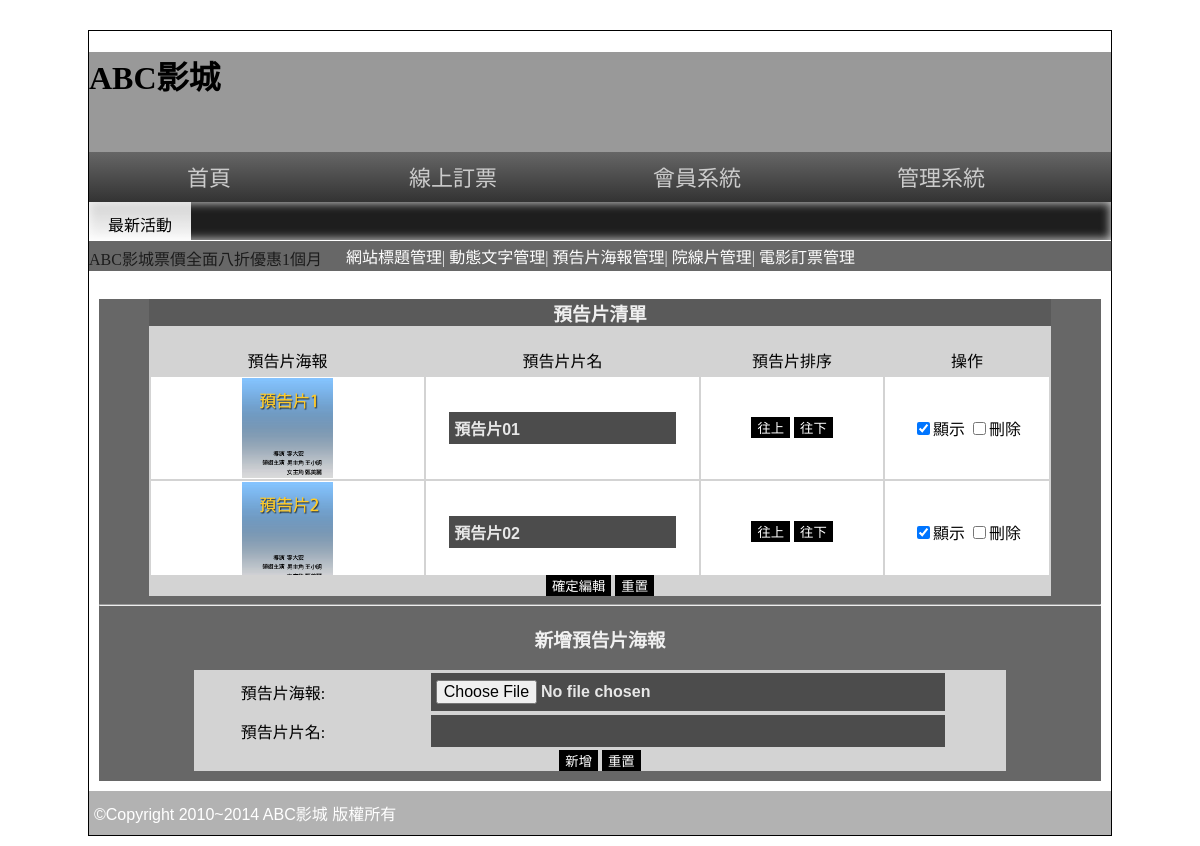
Page /admin.php?do=poster on the committed database.
### tables this page shows
CREATE TABLE `poster` (
  `id` int(10) UNSIGNED NOT NULL,
  `name` text NOT NULL,
  `img` text NOT NULL,
  `no` int(10) UNSIGNED NOT NULL,
  `display` int(1) UNSIGNED NOT NULL
);

### api/db.php (called while the page is built, shortened)
<?php
class myDB{
    private $host = "localhost";
    private $charset = "utf8";
    private $dbname = "db15_3";
    private $user = "root";
    private $password = "";
    private $table;
    function __construct($table){
        $this->table = $table;
    }
    function dbLogin(){
        $dsn = "mysql:host=$this->host; charset=$this->charset; dbname=$this->dbname;";
        return new PDO($dsn, $this->user, $this->password);
    }
    function searchAll($target=[], $option=""){
        $pdo = $this->dbLogin();
        $sql = "select * from `$this->table`";
        if(strlen($option) > 0) $sql = "$sql $option";
        return $pdo->query($sql)->fetchAll(PDO::FETCH_ASSOC);
    }
}
?>

### back/poster.php (the view, shortened to what this page needs)
<div class="rb" style="padding-bottom: 10px;">
    <div class="ts lg">
        <div class="ct rb">
            <h3>預告片清單</h3>
        </div>
        <form action="./api/update_poster.php" method="post">
            <table class="all ct" style="color: black;">
                <tr>
                    <td style="width: 30%;">預告片海報</td>
                    <td style="width: 30%;">預告片片名</td>
                    <td style="width: 20%;">預告片排序</td>
                    <td style="width: 18%;">操作</td>
                </tr>
            </table>
            <div class="poster-list">
                <table class="all ct">
                    <?php
                    $posters = $Poster->searchAll([], "order by `no` asc");
                    foreach($posters as $index=>$poster){
                    ?>
                    <tr class="wh items" data-id="<?=$poster['id']?>">
                        <td style="width: 30%;">
                            <img class="poster" src="./img/<?=$poster['img']?>">
                        </td>
                        <td style="width: 30%;">
                            <input type="text" name="name[]" value="<?=$poster['name']?>" style="width: 80%;">
                        </td>
                        <td style="width: 20%;">
                            <input class="switch-btn" type="button" value="往上" data-id="<?=$poster['id']?>" data-target="<?=$index==0?0:$index-1?>">
                            <input class="switch-btn" type="button" value="往下" data-id="<?=$poster['id']?>" data-target="<?=$index==count($posters)-1?count($posters)-1:$index+1?>">
                        </td>
                        <td style="width: 18%;">
                            <input type="checkbox" name="display[]" value="<?=$poster['id']?>" <?=$poster['display']==1?"checked":""?>>顯示
                            <input type="checkbox" name="del[]" value="<?=$poster['id']?>">刪除
                        </td>
                    </tr>
                    <?php
                    }
                    ?>
                </table>
            </div>
            <div class="ct">
                <input type="submit" value="確定編輯">
                <input type="reset" value="重置">
            </div>
        </form>
    </div>
    <hr>
    <div class="ts">
        <div class="ct">
            <h3>新增預告片海報</h3>
        </div>
        <div class="ts lg">
            <form action="./api/add_poster.php" method="post" enctype="multipart/form-data">
                <table class="all ct" style="color: black;">
                    <tr>
                        <td>預告片海報:</td>
                        <td><input type="file" name="file" style="width: 80%;"></td>
                    </tr>
                    <tr>
                        <td>預告片片名:</td>
                        <td><input type="text" name="name" style="width: 80%;"></td>
                    </tr>
                </table>
                <div class="ct">
                    <input type="submit" value="新增">
                    <input type="reset" value="重置">
                </div>
            </form>
        </div>
    </div>
</div>

### css/css.css (style rules this page uses)
body { background:url(../icon/b.png); font-family:微軟正黑體; }
input[type='text'],input[type='file'],input[type='password'],textarea,.button { width:200px; font-size:16px; padding:7px 5px 7px 5px; background:#4C4C4C; color:#E7E7E7; border:none; font:Open Sans,'微軟正黑體'; font-weight:600; }
input[type='button'],input[type='submit'],input[type='reset'],button,.button { background:#000; color:#fff; border:none; cursor:pointer; text-decoration:none; }
.ct { text-align:center; }
.all { width: 100%; }
.rb { background:rgba(39,39,39,0.7); color:rgba(255,255,255,0.9); }
.ts { width:90%; margin-left:auto; margin-right:auto; }
.lg { background-color: lightgray; }
.wh { background-color: white; }

### back/poster.php (style rules this page uses)
.poster-list { max-height: 200px; overflow-y: scroll; color: black; }
.poster { width: auto; max-height:100px; margin: auto; }

### rows in the picture
poster: img (picture), name "預告片01", display "☑"
poster: img (picture), name "預告片02", display "☑"
